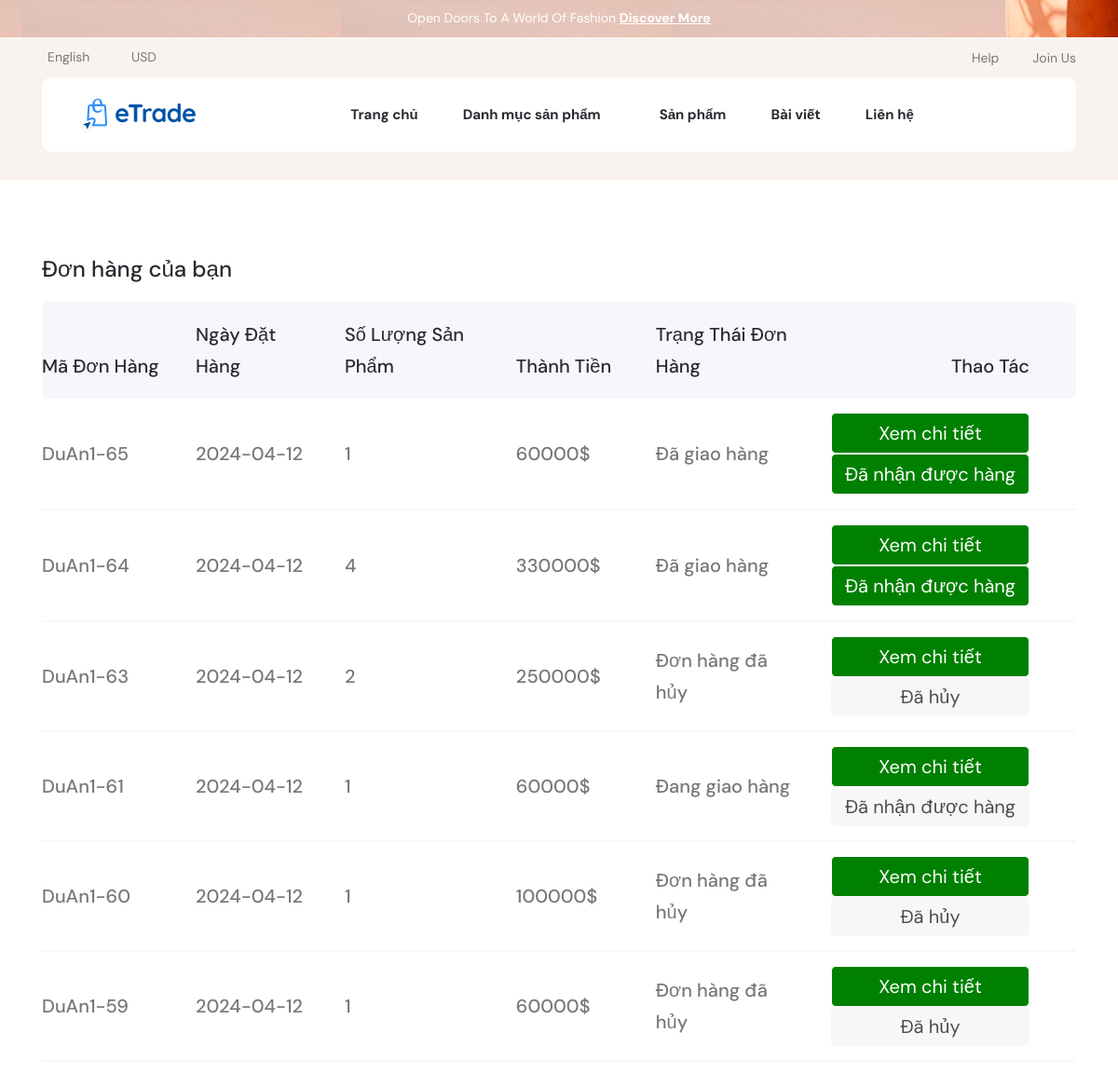
Page /index.php?act=donhang (signed in) on the committed database.
### tables this page shows
CREATE TABLE `hoa_don` (
  `id` int(10) NOT NULL,
  `id_nguoi_nhan` int(10) NOT NULL,
  `ten_nguoi_nhan` varchar(255) NOT NULL,
  `email_nguoi_nhan` varchar(255) NOT NULL,
  `sdt_nguoi_nhan` varchar(20) NOT NULL,
  `dia_chi_nguoi_nhan` varchar(255) NOT NULL,
  `ngay_dat_hang` date NOT NULL,
  `tong_tien` int(10) NOT NULL,
  `pt_thanh_toan` tinyint(1) NOT NULL,
  `trang_thai` tinyint(1) NOT NULL DEFAULT 0
);

### index.php (called while the page is built)
<?php
   include "controllers/ClientController/client.php";
    ?>

### model/pdo.php (called while the page is built, shortened)
<?php
function pdo_get_connection(){
    $dburl = "mysql:host=localhost;dbname=du_an_1;charset=utf8";
    $username = 'root';
    $password = '';
    $conn = new PDO($dburl, $username, $password);
    $conn->setAttribute(PDO::ATTR_ERRMODE, PDO::ERRMODE_EXCEPTION);
    return $conn;
}
function pdo_query($sql){
    $sql_args = array_slice(func_get_args(), 1);
    try{
        $conn = pdo_get_connection();
        $stmt = $conn->prepare($sql);
        $stmt->execute($sql_args);
        $rows = $stmt->fetchAll();
        return $rows;
    }
    catch(PDOException $e){
        throw $e;
    }
    finally{
        unset($conn);
    }
}

### model/ClientModel/client.php (called while the page is built, shortened)
<?php
function load_all_cart_count($idbill)
{
    $sql = "SELECT * FROM hoa_don_chi_tiet Where id_don_hang ='$idbill' ";
    $bill = pdo_query($sql);
    return count($bill);
}
function load_all_bill($iduser)
{
    $sql = "SELECT * FROM hoa_don Where 1";
    if ($iduser > 0) {
        $sql .= " AND id_nguoi_nhan ='$iduser' ";
    }
    $sql .= " order by id desc";
    $listbill = pdo_query($sql);
    return $listbill;
}
function get_ttdh($n)
{
    switch ($n) {
        case '2':
            $tt = "Đang giao hàng";
            break;
        case '3':
            $tt = "Đã giao hàng";
            break;
        case '5':
            $tt = "Đơn hàng đã hủy";
            break;
    }
    return $tt;
}

### views/Client/layout/quanlygiohang/donhang.php (the view, shortened to what this page needs)
<body class="sticky-header">
    <header class="header axil-header header-style-1">
        <div class="header-top-campaign">
            <div class="container position-relative">
                <div class="campaign-content">
                    <p>Open Doors To A World Of Fashion <a href="#">Discover More</a></p>
                </div>
            </div>
            <button class="remove-campaign"><i class="fal fa-times"></i></button>
        </div>
        <div class="axil-header-top">
            <div class="container">
                <div class="row align-items-center">
                    <div class="col-sm-6">
                        <div class="header-top-dropdown">
                            <div class="dropdown">
                                <button class="dropdown-toggle" type="button" data-bs-toggle="dropdown" aria-expanded="false">
                                    English
                                </button>
                            </div>
                            <div class="dropdown">
                                <button class="dropdown-toggle" type="button" data-bs-toggle="dropdown" aria-expanded="false">
                                    USD
                                </button>
                            </div>
                        </div>
                    </div>
                    <div class="col-sm-6">
                        <div class="header-top-link">
                            <ul class="quick-link">
                                <li><a href="#">Help</a></li>
                                <li><a href="sign-up.html">Join Us</a></li>
                            </ul>
                        </div>
                    </div>
                </div>
            </div>
        </div>
        <div class="axil-mainmenu">
            <div class="container">
                <div class="header-navbar">
                    <div class="header-brand">
                        <a href="index.php" class="logo logo-dark">
                            <img src="views/Client/assets/images/logo/logo.png" alt="Site Logo">
                        </a>
                    </div>
                    <div class="header-main-nav">
                        <nav class="mainmenu-nav">
                            <ul class="mainmenu">
                                <li><a href="index.php?">Trang chủ</a></li>
                                <li class="menu-item-has-children">
                                    <a href="#">Danh mục sản phẩm</a>
                                </li>
                                <li><a href="index.php?act=allsanpham">Sản phẩm</a></li>
                                <li><a href="index.php?act=baiviet">Bài viết</a></li>
                                <li><a href="index.php?act=lienhe">Liên hệ</a></li>
                            </ul>
                        </nav>
                    </div>
                </div>
            </div>
        </div>
    </header>
    <main class="main-wrapper">
        <div class="axil-product-cart-area axil-section-gap">
            <div class="container">
                <div class="axil-product-cart-wrap">
                    <div class="product-table-heading">
                        <h4 class="title">Đơn hàng của bạn</h4>
                    </div>
                    <div class="table-responsive">
                        <table class="table axil-product-table axil-cart-table mb--40">
                            <thead>
                    <tr>
                        <th scope="col" class="product-quantity">Mã đơn hàng</th>
                        <th scope="col" class="product-quantity">Ngày đặt hàng</th>
                        <th scope="col" class="product-quantity">Số lượng sản phẩm</th>
                        <th scope="col" class="product-quantity">Thành tiền</th>
                        <th scope="col" class="product-quantity">Trạng thái đơn hàng</th>
                        <th scope="col" class="product-quantity">Thao tác</th>
                    </tr>
                </thead>
                <tbody>
                        <?php
                                if (is_array($listbill)) {
                                    foreach ($listbill as $bill) {
                                        extract($bill);
                                        $ttdh = get_ttdh($bill['trang_thai']);
                                        if ($bill['trang_thai'] == 3) {
                                            $a = '<a href="index.php?act=update&id=' . $bill['id'] . '"><button class="button">Đã nhận được hàng</button></a>';
                                        } elseif ($bill['trang_thai'] == 0) {
                                            $a = '<a href="index.php?act=huydh&id=' . $bill['id'] . '"><button class="button">Hủy</button></a>';
                                        } elseif ($bill['trang_thai'] == 5) {
                                            $a = '<a href="index.php?act=update&id=' . $bill['id'] . '"><button class="btnn" disabled>Đã hủy</button></a>';
                                        } else {
                                            $a = '<a href="index.php?act=update&id=' . $bill['id'] . '"><button class="btnn" disabled>Đã nhận được hàng</button></a>';
                                        }
                                        $count = load_all_cart_count($bill['id']);
                                        echo '
                                        <tr>
                                    <td class="product-subtotal" data-title="Subtotal">DuAn1-' . $bill['id'] . '</td>
                                    <td class="product-subtotal" data-title="Subtotal">' . $bill['ngay_dat_hang'] . '</td>
                                    <td class="product-subtotal" data-title="Subtotal">' . $count . '</td>
                                    <td class="product-subtotal" data-title="Subtotal">' . $bill['tong_tien'] . '$</td>
                                    <td class="product-subtotal" data-title="Subtotal">' . $ttdh . '</td>
                                    <td class="product-subtotal" data-title="Subtotal">
                                    <a href="index.php?act=donhangchitiet&id=' . $bill['id'] . '"><button class="button">Xem chi tiết</button></a>
                                    '.$a.'
                                    </td>
                                    </tr>
                                    ';
                                }
                            }
                            ?>
                        </tbody>
                            </table>
                    </div>
                </div>
            </div>
        </div>
    </main>
</body>

### views/Client/layout/header.php (shortened to what this page needs)
<!doctype html>
<html class="no-js" lang="en">
<head>
    <link rel="stylesheet" href="views/Client/assets/css/style.min.css">
    <link rel="stylesheet" href="views/Client/assets/css/vendor/base.css">
    <link rel="stylesheet" href="views/Client/assets/css/vendor/bootstrap.min.css">
    <link rel="stylesheet" href="views/Client/assets/css/vendor/font-awesome.css">
    <link rel="stylesheet" href="views/Client/assets/css/vendor/jquery-ui.min.css">
    <link rel="stylesheet" href="views/Client/assets/css/vendor/magnific-popup.css">
    <link rel="stylesheet" href="views/Client/assets/css/vendor/sal.css">
    <link rel="stylesheet" href="views/Client/assets/css/vendor/slick-theme.css">
    <link rel="stylesheet" href="views/Client/assets/css/vendor/slick.css">
    <link rel="stylesheet" href="views/Client/assets/css/vendor/bootstrap.min.css">
    <link rel="stylesheet" href="views/Client/assets/css/vendor/font-awesome.css">
    <link rel="stylesheet" href="views/Client/assets/css/vendor/flaticon/flaticon.css">
    <link rel="stylesheet" href="views/Client/assets/css/vendor/slick.css">
    <link rel="stylesheet" href="views/Client/assets/css/vendor/slick-theme.css">
    <link rel="stylesheet" href="views/Client/assets/css/vendor/jquery-ui.min.css">
    <link rel="stylesheet" href="views/Client/assets/css/vendor/sal.css">
    <link rel="stylesheet" href="views/Client/assets/css/vendor/magnific-popup.css">
    <link rel="stylesheet" href="views/Client/assets/css/vendor/base.css">
    <link rel="stylesheet" href="views/Client/assets/css/style.min.css">
</head>

### controllers/ClientController/client.php (shortened to what this page needs)
<?php
include "model/pdo.php";
include "model/ClientModel/client.php";
include "views/Client/layout/header.php";
if (isset($_GET['act'])) {
    $act = $_GET['act'];
    switch ($act) {
        case 'donhang':
            $listbill = load_all_bill($_SESSION['tai_khoan']['id']);
            include "views/Client/layout/quanlygiohang/donhang.php";
            break;
    }
} else {
    include "views/Client/layout/home.php";
    include "views/Client/layout/footer.php";
}

### views/Client/layout/quanlygiohang/donhang.php (style rules this page uses)
.button { color: white; padding: 8px; border: 1px solid; background-color: green; border-radius: 5px 5px 5px 5px; }
.btnn { color: black; padding: 8px; background-color: whitesmoke; border-radius: 5px 5px 5px 5px; opacity: 0.7; }

### rows in the picture
hoa_don: id "65", ngay_dat_hang "2024-04-12", count "1", tong_tien "60000", trang_thai "Đã giao hàng"
hoa_don: id "64", ngay_dat_hang "2024-04-12", count "4", tong_tien "330000", trang_thai "Đã giao hàng"
hoa_don: id "63", ngay_dat_hang "2024-04-12", count "2", tong_tien "250000", trang_thai "Đơn hàng đã hủy"
hoa_don: id "61", ngay_dat_hang "2024-04-12", count "1", tong_tien "60000", trang_thai "Đang giao hàng"
hoa_don: id "60", ngay_dat_hang "2024-04-12", count "1", tong_tien "100000", trang_thai "Đơn hàng đã hủy"
hoa_don: id "59", ngay_dat_hang "2024-04-12", count "1", tong_tien "60000", trang_thai "Đơn hàng đã hủy"
